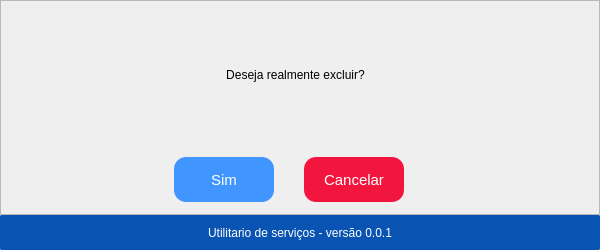
<?xml version="1.0" encoding="UTF-8"?>
<ui version="4.0">
 <class>MessageBox</class>
 <widget class="QMainWindow" name="MessageBox">
  <property name="geometry">
   <rect>
    <x>0</x>
    <y>0</y>
    <width>600</width>
    <height>250</height>
   </rect>
  </property>
  <property name="minimumSize">
   <size>
    <width>600</width>
    <height>250</height>
   </size>
  </property>
  <property name="maximumSize">
   <size>
    <width>600</width>
    <height>250</height>
   </size>
  </property>
  <property name="windowTitle">
   <string>Aviso</string>
  </property>
  <widget class="QWidget" name="centralwidget">
   <layout class="QVBoxLayout" name="verticalLayout">
    <property name="spacing">
     <number>0</number>
    </property>
    <property name="leftMargin">
     <number>0</number>
    </property>
    <property name="topMargin">
     <number>0</number>
    </property>
    <property name="rightMargin">
     <number>0</number>
    </property>
    <property name="bottomMargin">
     <number>0</number>
    </property>
    <item>
     <widget class="QFrame" name="frame">
      <property name="frameShape">
       <enum>QFrame::StyledPanel</enum>
      </property>
      <property name="frameShadow">
       <enum>QFrame::Raised</enum>
      </property>
      <widget class="QPushButton" name="btn_yes">
       <property name="geometry">
        <rect>
         <x>174</x>
         <y>157</y>
         <width>100</width>
         <height>45</height>
        </rect>
       </property>
       <property name="minimumSize">
        <size>
         <width>100</width>
         <height>45</height>
        </size>
       </property>
       <property name="maximumSize">
        <size>
         <width>100</width>
         <height>45</height>
        </size>
       </property>
       <property name="baseSize">
        <size>
         <width>0</width>
         <height>0</height>
        </size>
       </property>
       <property name="font">
        <font>
         <family>MS Shell Dlg 2</family>
         <pointsize>11</pointsize>
         <italic>false</italic>
         <bold>false</bold>
        </font>
       </property>
       <property name="styleSheet">
        <string notr="true">QPushButton{
	border-style: none;
	border-width: 2px;
	font: 75 11pt &quot;MS Shell Dlg 2&quot;;
	color: rgb(255, 255, 255);
	background-color: #4195FF;
	border-radius: 12px;
	border-bottom-color: rgb(4, 35, 38);
	border-right-color:  rgb(4, 35, 38);
}
QPushButton:hover{
	border-style: none;
	border-width: 2px;
	font: 75 11pt &quot;MS Shell Dlg 2&quot;;
	color: rgb(255, 255, 255);
	background-color: #0954B2;
	border-radius: 12px;
	border-bottom-color: rgb(4, 35, 38);
	border-right-color:  rgb(4, 35, 38);
}


QPushButton:pressed{
	border-style: insetset;
	border-width: 2px;
	font: 75 11pt &quot;MS Shell Dlg 2&quot;;
	color: rgb(255, 255, 255);
	background-color: #4195FF;
	border-radius: 8px;
	border-top-color: rgb(4, 35, 38);
	border-left-color:  rgb(4, 35, 38);
}</string>
       </property>
       <property name="inputMethodHints">
        <set>Qt::ImhNone</set>
       </property>
       <property name="text">
        <string>Sim</string>
       </property>
       <property name="icon">
        <iconset>
         <normaloff>../src/icon_ok.svg</normaloff>../src/icon_ok.svg</iconset>
       </property>
       <property name="iconSize">
        <size>
         <width>20</width>
         <height>20</height>
        </size>
       </property>
      </widget>
      <widget class="QPushButton" name="btn_cancel">
       <property name="geometry">
        <rect>
         <x>304</x>
         <y>157</y>
         <width>100</width>
         <height>45</height>
        </rect>
       </property>
       <property name="minimumSize">
        <size>
         <width>100</width>
         <height>45</height>
        </size>
       </property>
       <property name="maximumSize">
        <size>
         <width>100</width>
         <height>45</height>
        </size>
       </property>
       <property name="baseSize">
        <size>
         <width>0</width>
         <height>0</height>
        </size>
       </property>
       <property name="font">
        <font>
         <family>MS Shell Dlg 2</family>
         <pointsize>11</pointsize>
         <italic>false</italic>
         <bold>false</bold>
        </font>
       </property>
       <property name="styleSheet">
        <string notr="true">QPushButton{
	border-style: none;
	border-width: 2px;
	font: 75 11pt &quot;MS Shell Dlg 2&quot;;
	color: rgb(255, 255, 255);
	background-color: #F2163E;
	border-radius: 12px;
	border-bottom-color: rgb(4, 35, 38);
	border-right-color:  rgb(4, 35, 38);
}
QPushButton:hover{
	border-style: none;
	border-width: 2px;
	font: 75 11pt &quot;MS Shell Dlg 2&quot;;
	color: rgb(255, 255, 255);
	background-color: #BF0404;
	border-radius: 12px;
	border-bottom-color: rgb(4, 35, 38);
	border-right-color:  rgb(4, 35, 38);
}


QPushButton:pressed{
	border-style: insetset;
	border-width: 2px;
	font: 75 11pt &quot;MS Shell Dlg 2&quot;;
	color: rgb(255, 255, 255);
	background-color: #4195FF;
	border-radius: 8px;
	border-top-color: rgb(4, 35, 38);
	border-left-color:  rgb(4, 35, 38);
}</string>
       </property>
       <property name="inputMethodHints">
        <set>Qt::ImhNone</set>
       </property>
       <property name="text">
        <string>Cancelar</string>
       </property>
       <property name="icon">
        <iconset>
         <normaloff>../src/icon_cancel.svg</normaloff>../src/icon_cancel.svg</iconset>
       </property>
       <property name="iconSize">
        <size>
         <width>20</width>
         <height>20</height>
        </size>
       </property>
      </widget>
      <widget class="QLabel" name="lb_message">
       <property name="geometry">
        <rect>
         <x>0</x>
         <y>0</y>
         <width>591</width>
         <height>151</height>
        </rect>
       </property>
       <property name="styleSheet">
        <string notr="true">font: 22pt &quot;Segoe UI&quot;;</string>
       </property>
       <property name="text">
        <string>&lt;html&gt;&lt;head/&gt;&lt;body&gt;&lt;p align=&quot;center&quot;&gt;Deseja realmente excluir?&lt;/p&gt;&lt;/body&gt;&lt;/html&gt;</string>
       </property>
      </widget>
     </widget>
    </item>
    <item>
     <widget class="QFrame" name="frame_footer">
      <property name="minimumSize">
       <size>
        <width>0</width>
        <height>35</height>
       </size>
      </property>
      <property name="maximumSize">
       <size>
        <width>16777215</width>
        <height>35</height>
       </size>
      </property>
      <property name="styleSheet">
       <string notr="true">background-color: #0954B2;
border-radius: 2px;
</string>
      </property>
      <property name="frameShape">
       <enum>QFrame::StyledPanel</enum>
      </property>
      <property name="frameShadow">
       <enum>QFrame::Raised</enum>
      </property>
      <layout class="QVBoxLayout" name="verticalLayout_2">
       <property name="spacing">
        <number>0</number>
       </property>
       <property name="leftMargin">
        <number>0</number>
       </property>
       <property name="topMargin">
        <number>0</number>
       </property>
       <property name="rightMargin">
        <number>0</number>
       </property>
       <property name="bottomMargin">
        <number>0</number>
       </property>
       <item>
        <widget class="QLabel" name="lb_commom">
         <property name="minimumSize">
          <size>
           <width>0</width>
           <height>35</height>
          </size>
         </property>
         <property name="maximumSize">
          <size>
           <width>16777215</width>
           <height>35</height>
          </size>
         </property>
         <property name="styleSheet">
          <string notr="true">font: 75 9pt &quot;MS Shell Dlg 2&quot;;
color: #fff;
</string>
         </property>
         <property name="text">
          <string>Utilitario de serviços - versão 0.0.1</string>
         </property>
         <property name="alignment">
          <set>Qt::AlignCenter</set>
         </property>
        </widget>
       </item>
      </layout>
     </widget>
    </item>
   </layout>
  </widget>
 </widget>
 <resources/>
 <connections/>
</ui>
